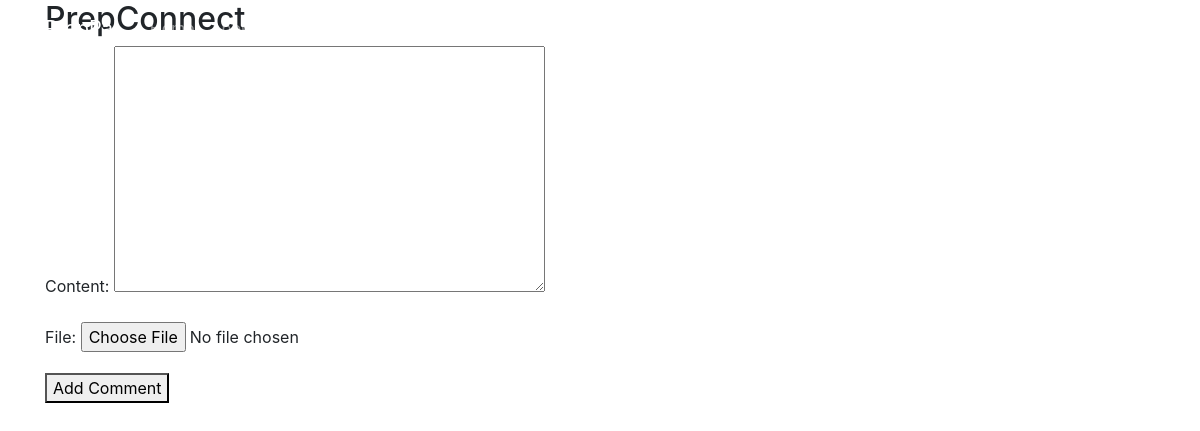
Page /forums/1/ on the earlier database version.
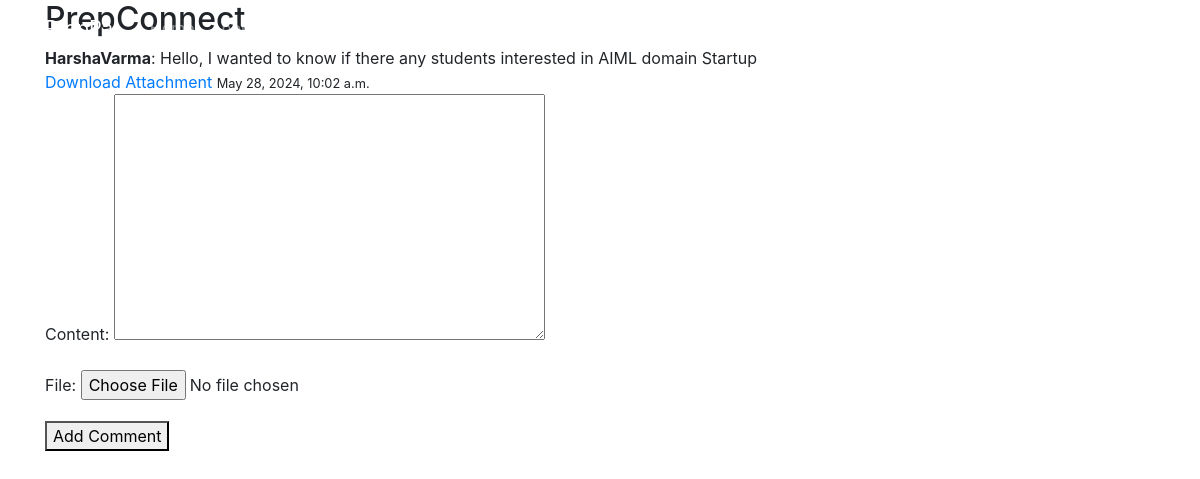
Same page on the later database version.
### blog/models.py (models this page shows, shortened)
class Comment(models.Model):
    forum = models.ForeignKey(Forum, related_name='comments', on_delete=models.CASCADE)
    content = models.TextField()
    file = models.FileField(upload_to='forum_files/', blank=True, null=True)  # Add file field
    created_at = models.DateTimeField(default=timezone.now)
    created_by = models.ForeignKey(User, on_delete=models.CASCADE)

### blog/views.py (the view)
# urls.py: path('forums/<int:forum_id>/', views.forum_detail, name='forum-detail'),
def forum_detail(request, forum_id):
    forum = get_object_or_404(Forum, id=forum_id)
    comments = forum.comments.all()
    if request.method == 'POST':
        comment_form = CommentForm(request.POST, request.FILES)
        if comment_form.is_valid():
            new_comment = comment_form.save(commit=False)
            new_comment.forum = forum
            new_comment.created_by = request.user
            new_comment.save()
            return redirect('forum-detail', forum_id=forum.id)
    else:
        comment_form = CommentForm()
    return render(request, 'blog/forum_detail.html', {
        'forum': forum,
        'comments': comments,
        'comment_form': comment_form
    })

### blog/forms.py
class CommentForm(forms.ModelForm):
    class Meta:
        model = Comment
        fields = ['content', 'file']

### blog/templates/blog/forum_detail.html (shortened to what this page needs)
{% extends "blog/base.html" %}
{% block content %}
    <h2>{{ forum.title }}</h2>
    <div>
        {% for comment in comments %}
            <div>
                <strong>{{ comment.created_by.username }}</strong>: {{ comment.content }}
                {% if comment.file %}
                    <a href="{{ comment.file.url }}">Download Attachment</a>
                {% endif %}
                <small>{{ comment.created_at }}</small>
            </div>
        {% endfor %}
    </div>
    <form method="post" enctype="multipart/form-data">
        {{ comment_form.as_p }}
        <button type="submit">Add Comment</button>
    </form>
{% endblock %}

Differences in the rows shown:
added Comment: created_by.username "HarshaVarma", content "Hello, I wanted to know if there any students interested in AIML domain Startup", created_at "May 28, 2024, 10:02 a.m."
